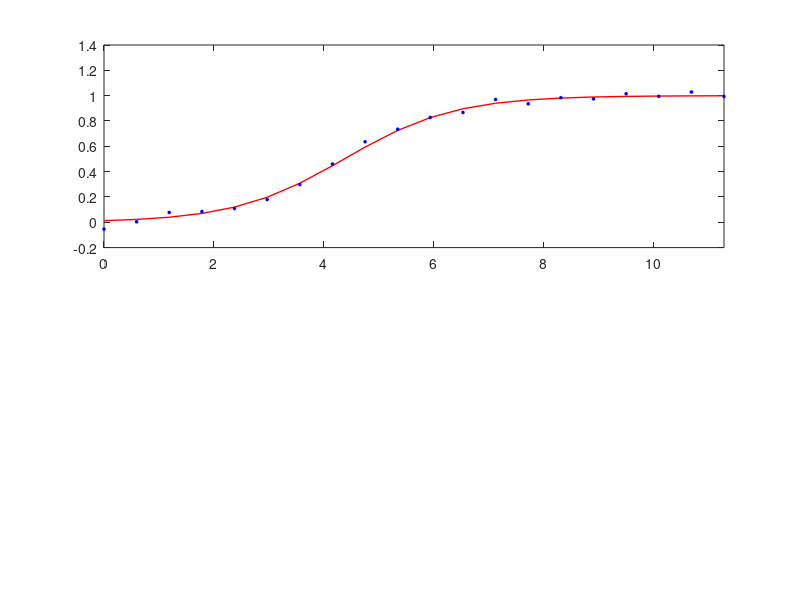

The MATLAB source for this figure: (Note: this script raises an error after producing the figure.)
clear all
clc
rng(1);
%bb= linspace(0.05,1.5,30);
bb=1.00
% Line 4 use to profile across a range of beta values
% Line 5 just to profile one value of beta and generate plots
npts=100;
TH=-1.9207;
err =zeros(1,numel(bb));
width=zeros(1, numel(bb));

for ii=1:length(bb)
beta = bb(ii)
lambda = 0.0055;
K=80;
N0=1.0;
NMes=20;
omega = 0.999; % This is the proportion of time we examine
sigma=2.0/1.0;
tt = log((K^beta-N0^beta)/((N0/omega)^beta-N0^beta))/(lambda*beta);
t = linspace(0,tt,NMes);
Ndata = K*N0./(N0^beta+(K^beta-N0^beta).*exp(-1*lambda*beta*t)).^(1/beta);
subplot(2,1,1)
plot(t*lambda*beta,Ndata/K,'r','LineWidth',1)
Ndata=Ndata+normrnd(0,sigma,[1,length(t)]);
hold on
plot(t*lambda*beta,Ndata/K,'o','MarkerFaceColor','b','MarkerEdgeColor','b','MarkerSize',2)
 %ylim([0 1.2])
 xlim([0 tt*lambda*beta])


K0=K;
N00=N0;
lambda0=lambda;
sigma0=100.0;





mle=zeros(1,4); %mle lambda, K, N0, eta

options = optimoptions('fmincon','Display','iter','MaxIterations',5000);
nonlcon=[];
gs = GlobalSearch;


%% MLE
funmle=@(n) - Logistic_Likelihood(n(1), n(2), n(3), n(4), t, Ndata);
%[mle,nLL] = fmincon(funmle,[lambda0,K0,N00,sigma0],[],[],[],[],[0,0,0,0],[],nonlcon,options);
problem = createOptimProblem('fmincon','x0',[lambda0,K0,N00,sigma0],'objective',funmle,'lb',[1e-10,1e-10,1e-10,1e-10],'ub',[]);
mle = run(gs,problem);

err(1,ii) = beta*lambda - mle(1,1);


Nmle = mle(1,2)*mle(1,3)./(mle(1,3)+(mle(1,2)-mle(1,3)).*exp(-1*mle(1,1)*t'));

hold on
plot(t*lambda*beta,Ndata/K,'g')
xlabel('time')
ylabel('Density')

%Calculate and plot the scaled-residuals
Var = mle(1,4)*ones(size(t));



res=(Ndata-[Nmle]')/sqrt(mle(1,4));
subplot(2,1,2)
plot(t*lambda*beta,res,'o','MarkerFaceColor','b','MarkerEdgeColor','b')
yline(0,'r','Linewidth',2)
xlabel('time')
ylabel('Normalised Residual')
ymax = max(abs(res));
ylim([-1.2*ymax 1.2*ymax])


lambda_min=mle(1,1)/2;
lambda_max=mle(1,1)*2;



%% Code to Profile lambda
rrange=linspace(lambda_min,lambda_max,npts);
rrange=[rrange,mle(1,1)];
rrange=sort([rrange]);

nrange=zeros(3,numel(rrange)); %Vector to hold elements of thenuisance parameters
                               %first row is K, second row is N0,
                               %third row is eta
lhoodr=zeros(1,numel(rrange));

for i = 1:numel(rrange)
rr=rrange(i);
funr=@(n) - Logistic_Likelihood(rr, n(1), n(2), n(3), t, Ndata);


      if i==1
      n0=[K0, N00, sigma0];
      %n0=[mle(1,2), mle(1,3), mle(1,4)];
      elseif i > 1
      n0=[nrange(:,i-1)];
      end

%[nrange(:,i)] = fmincon(funr,n0,[],[],[],[],([0,0,0]),[]);
problem = createOptimProblem('fmincon','x0',[K0,N00,sigma0],'objective',funr,'lb',[1e-10,1e-10,1e-10],'ub',[]);
[nrange(:,i)] = run(gs,problem);
end


for i=1:numel(rrange)
lhoodr(i)=-Logistic_Likelihood(rrange(1,i),nrange(1,i),nrange(2,i),nrange(3,i),t,Ndata); 
end


figure
 lhood2r = min(lhoodr)-lhoodr;
plot(rrange,lhood2r,'b','LineWidth',2)
hold on
xline(mle(1,1),'r')
xline(beta*lambda,'c')
ylim([-3, 0])
xlim([0 lambda_max])
yline(TH)
xlabel('lambda')
ylabel('Profile')

%Now write a piece of code that will identify the CI
il=1;
ir=numel(rrange);
for i=1:numel(rrange)-1
    if lhood2r(i) < TH && lhood2r(i+1) > TH
        il=i;
    elseif lhood2r(i) > TH && lhood2r(i+1) < TH
        ir=i;
    end
end

%Approximate the lower CI
CI_lower_lambda=(TH*(rrange(il+1)-rrange(il))+lhood2r(il+1)*rrange(il)-lhood2r(il)*rrange(il+1))/(lhood2r(il+1)-lhood2r(il)); %this expression linearly interpolates
CI_upper_lambda=(TH*(rrange(ir+1)-rrange(ir))+lhood2r(ir+1)*rrange(ir)-lhood2r(ir)*rrange(ir+1))/(lhood2r(ir+1)-lhood2r(ir)); %this expression linearly interpolates

% xline(CI_lower_lambda,'g')
% xline(CI_upper_lambda,'c')
CI_width_lambda = CI_upper_lambda-CI_lower_lambda;
width(1,ii) = CI_width_lambda;






end
figure
subplot(1,2,1)
plot(bb,err,'ob','MarkerFaceColor','b','MarkerEdgeColor','b')
xlabel('\beta')
ylabel('\beta \lambda_3 - \lambda_1')
subplot(1,2,2)
plot(bb,width,'ob','MarkerFaceColor','b','MarkerEdgeColor','b')
xlabel('\beta')
ylabel('CI Width')
